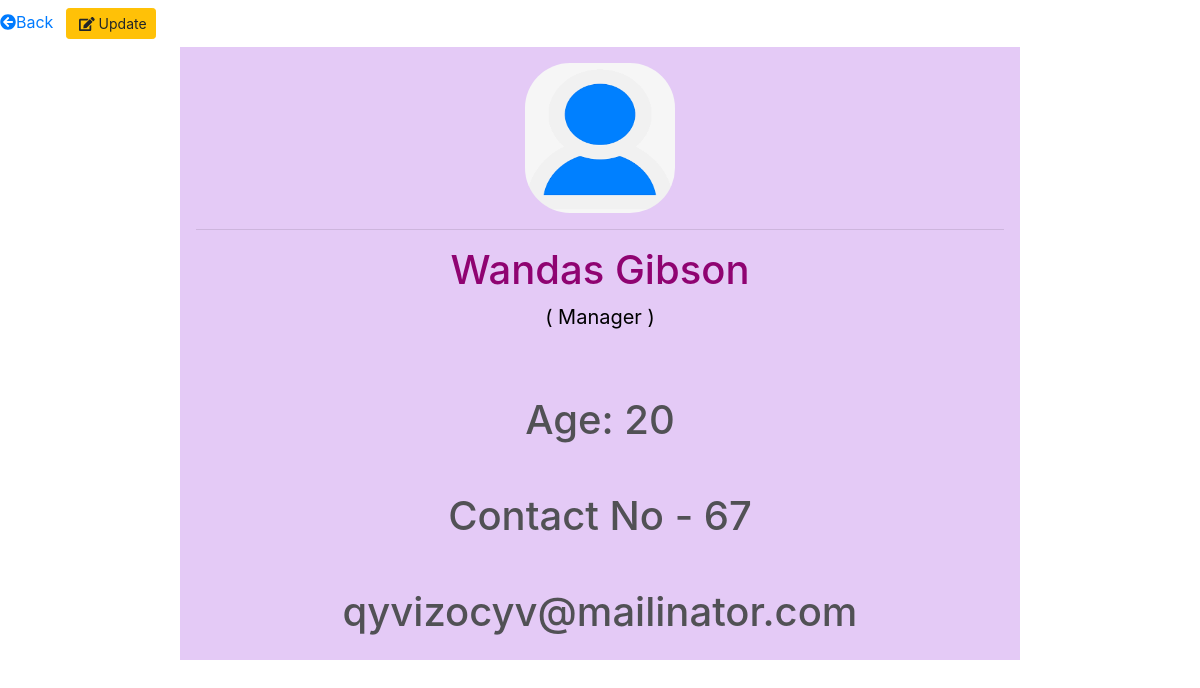
Page /manager/profile/1/ on the committed database.
### manager/models.py (models this page shows)
class Manager(models.Model):
    first_name = models.CharField(max_length=20, default="")
    last_name = models.CharField(max_length=20, default="")
    age = models.IntegerField(null=True,blank=True)
    email = models.EmailField(null=True, blank=True)
    contactno = models.IntegerField(default=0)
    photo = models.ImageField(upload_to='manager/photo/', null=True, blank=True)
    room = models.ManyToManyField(Room)

### manager/views.py (the view)
# urls.py: path('profile/<int:id>/', profile, name='profile'),
def profile(request, id):
    mg = Manager.objects.filter(id=id).first()
    return render(request, 'manager/profile.html', locals())

### templates/manager/profile.html (shortened to what this page needs)
<!doctype html>
<html lang="en">
<head>
    <link rel="stylesheet" href="https://maxcdn.bootstrapcdn.com/bootstrap/4.0.0/css/bootstrap.min.css"
>
</head>
<body>
    <a class='link' href="{% url 'manager:managerlist' %}"><i class="fas fa-arrow-circle-left"></i>Back</a>
    <a class="btn btn-warning btn-sm m-2" href="{% url 'manager:edit_manager' mg.id %}"> <i class="fas fa-edit ml-1"></i>
        Update</a>
    <div class='container'>
        {% if mg.photo %}
        <img src='{{mg.photo.url}}' width='150' height='150' style="border-radius: 30%;">
        {% endif %}
        <hr>
        <center class='text-success'>
            <h1 style="color:rgb(143, 3, 113)"> {{mg.first_name}}
                {{mg.last_name}}
            </h1>
            <p style="color:black; font-size: 20px;">( Manager )</p><br><br>
            <h1 style="color:rgb(81, 81, 85)"> Age: {{mg.age}} <br><br> Contact No -  {{mg.contactno}} <br><br> {{mg.email}} </h1>
        </center>
    </div>
</body>
</html>

### templates/manager/profile.html (style rules this page uses)
.container { background-color: rgb(202, 149, 238, 0.5); width: 70%; margin: 0rem; padding: 1rem; position: absolute; left: 15%; text-align: center; }

### rows in the picture
Manager: photo (picture), first_name "Wandas", last_name "Gibson", age "20", contactno "67", email "qyvizocyv@mailinator.com"
